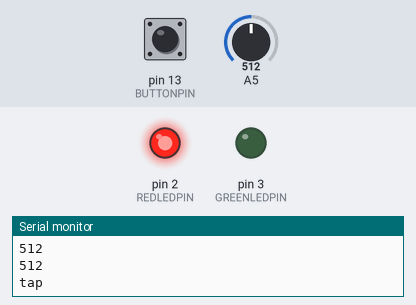
Simulated run of this sketch. Board: Arduino Uno, built with avr-gcc and run on an emulated ATmega328P. On the bench: output pins drawn as LEDs (lit = HIGH), the last lines printed to the serial monitor. Dashed ring = blinking. Inputs (shaded band) come from the test bench; at power-on: pin 13 (BUTTONPIN) LOW, A5 = 512.

Above: at 1.2 s.
1.3 s: pin 13 (BUTTONPIN) pulled HIGH for 3.2 s
At 4.57 s:
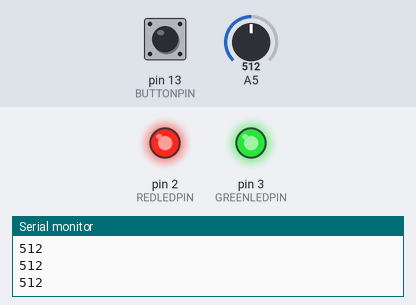
6.1 s: pin 13 (BUTTONPIN) pulsed HIGH 5 times (0.12 s each, 0.3 s apart)
At 6.32 s:
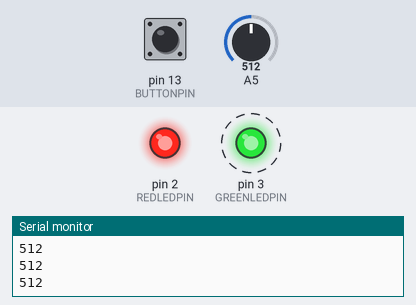
Timing chart, 0 to 9.1 s (numbered marks = the images above; inputs shaded):
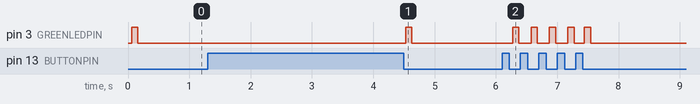

The sketch:

TapTapArduino.ino
```cpp
/*
 * TapTap Arduino
 *
 * Listens for tap codes from a button. Lights up led when tap code matches password
 */
#include <stdio.h>

#define DEBUG true
#define AXISVALTICKS 15
#define RESOLUTION 2
#define SILENTTHRESHHOLD 20
#define BLINKDURATION 100

#define REDLEDPIN 2
#define GREENLEDPIN 3
#define BUTTONPIN 13

static String password = "HALLO";
int passwordLength = 0;
static char alphabet[5][5] = {{'A','B','C','D','E' },{'F','G','H','I','J'},{'L','M','N','O','P'},{'Q','R','S','T','U'},{'V','W','X','Y','Z'}};

struct queue {
   char* code;
   int insertPoint;
} codeQueue;

void debug(char* message) {
#ifdef DEBUG
   Serial.println(message);
#endif
}

void setStatusOk() {
   debug("Recieved correct tap code");
   digitalWrite(REDLEDPIN, LOW);
   digitalWrite(GREENLEDPIN, HIGH);
}

void tapFeedback() {
   debug("tap");
   digitalWrite(GREENLEDPIN, HIGH);
   delay(BLINKDURATION);
   digitalWrite(GREENLEDPIN, LOW);
   digitalWrite(REDLEDPIN, HIGH);
}

void setStatusNotOk() {
   debug("No matching tap code recieved");
   digitalWrite(REDLEDPIN, HIGH);
   digitalWrite(GREENLEDPIN, LOW);
}

int getAxisValue() {
   int silentDuration = 0;
   int value = 0;
   int tickCount = 0;
   int tapVal=0;
   boolean tap = false;
   while (true) {
      tap  = (digitalRead(BUTTONPIN) == LOW);
      tapVal = (analogRead(BUTTONPIN));
#ifdef DEBUG
      Serial.println(tapVal);
#endif
      if (tickCount == AXISVALTICKS) {
         tickCount = 0;
         if (tap) {
            silentDuration = 0;
            value++;
            tap = false;
            tapFeedback();
            while (digitalRead(BUTTONPIN) == LOW) {
               //Wait for "off" signal to prevent repeats
            }
         } else {
            if (value > 0) {
               silentDuration++;
               if (silentDuration > SILENTTHRESHHOLD) {
                  return value;
               }
            }
         }
      }

      if (value >= sizeof(alphabet[0])) {
         return value;
      }

      tickCount++;
      delay (RESOLUTION);
   }
}

String getEnteredCode() {
   int pointer = codeQueue.insertPoint;
   if (pointer >= passwordLength) pointer = 0;
   String queue = String(codeQueue.code);
   String entered = queue.substring(pointer+1) + queue.substring(0, pointer+1);
#ifdef DEBUG
   char enteredCharArray[entered.length()+1];
   entered.toCharArray(enteredCharArray, entered.length()+1);
   debug(enteredCharArray);
#endif
   return entered;
}

boolean passwordOk(String enteredCode) {
   return enteredCode.equals(password);
}

/* Adds a character to the circular queue */
void addCharToCode(char character) {
   if (codeQueue.insertPoint == passwordLength - 1) {    /*step-1*/
      codeQueue.insertPoint = 0;    /*step-2*/
   } else {
      codeQueue.insertPoint++;   /*step-3*/
   }

   codeQueue.code[codeQueue.insertPoint] = character; /*step-b*/
}

void setup() {
#ifdef DEBUG
   Serial.begin(9600);
#endif
   pinMode(GREENLEDPIN, OUTPUT);
   pinMode(REDLEDPIN, OUTPUT);
   pinMode(BUTTONPIN, INPUT);

   //Initialize code queue;
   passwordLength = password.length();
   codeQueue.code = (char*) malloc(passwordLength + 1);
   for (int i=0; i <= passwordLength; i++) {
      addCharToCode('_');
   }
   codeQueue.code[passwordLength] = NULL;
   codeQueue.insertPoint=-1;

   setStatusNotOk();
}

void loop() {
   debug("ROW");
   int x = getAxisValue();
   debug("COLUMN");
   int y = getAxisValue();
   char letter = alphabet[x-1][y-1];
   addCharToCode(letter);

   if (passwordOk(getEnteredCode()) == true) {
      setStatusOk();
   } else {
      setStatusNotOk();
   }
}
```

Measured:
- after the input at 1.3 s, pin 3 (GREENLEDPIN): LOW → HIGH after 3.2 s, → LOW 0.10 s later
- after the input at 6.1 s, pin 3 (GREENLEDPIN): alternates HIGH for 0.10 s and LOW for 0.20 s, 10 changes in all, then stays LOW, starting after 0.17 s
